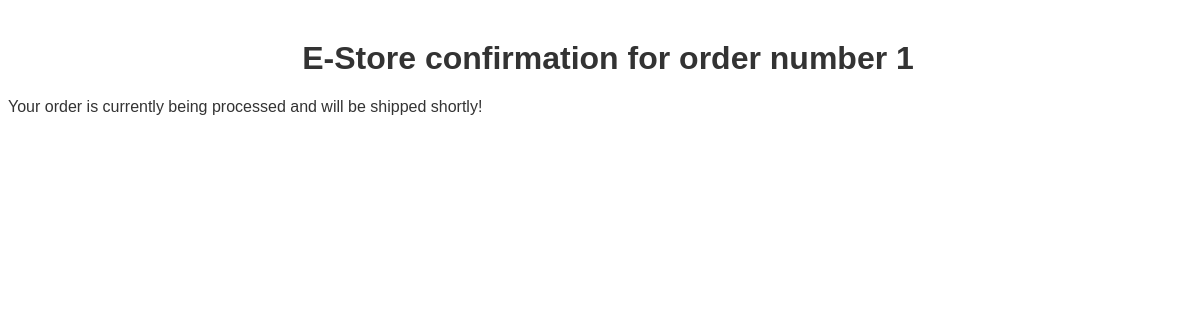
The page /order_confirmation/ on the database as committed earlier.
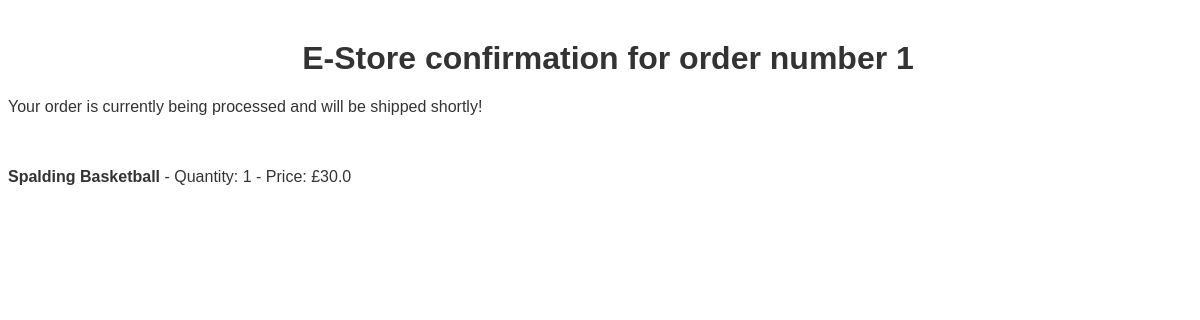
The same page on the database as committed later.
### apps/order/models.py (models this page shows, shortened)
class Order(models.Model):
    ORDERED = 'ordered'
    SHIPPED = 'shipped'
    ARRIVED = 'arrived'
    STATUS_CHOICES = (
        (ORDERED, 'ordered'),
        (SHIPPED, 'shipped'),
        (ARRIVED, 'arrived'),
    )
    user = models.ForeignKey(User, related_name='orders', on_delete=models.SET_NULL, blank=True, null=True)
    first_name = models.CharField(max_length=100)
    last_name = models.CharField(max_length=100)
    email = models.CharField(max_length=100)
    address = models.CharField(max_length=100)
    postcode = models.CharField(max_length=100)
    city = models.CharField(max_length=100)
    phone = models.CharField(max_length=100)
    created_at = models.DateTimeField(auto_now_add=True)
    paid = models.BooleanField(default=False)
    amount_paid = models.FloatField(blank=True, null=True)
    used_coupon = models.CharField(max_length=50, blank=True, null=True)
    payment_intent = models.CharField(max_length=255)
    date_shipped = models.DateTimeField(blank=True, null=True)
    status = models.CharField(
                                max_length=20,
                                choices=STATUS_CHOICES,
                                default=ORDERED)

class Item(models.Model):
    order = models.ForeignKey(Order,
                              related_name='items',
                              on_delete=models.CASCADE)
    product = models.ForeignKey(Product, related_name='items',
                                on_delete=models.DO_NOTHING)
    price = models.FloatField()
    quantity = models.IntegerField(default=1)

### apps/store/models.py (models this page shows, shortened)
class Product(models.Model):
    category = models.ForeignKey(Category, related_name='products', on_delete=models.CASCADE)
    parent = models.ForeignKey('self', related_name='variants', on_delete=models.CASCADE, blank=True, null=True)
    title = models.CharField(max_length=255)
    slug = models.SlugField(max_length=255)
    description = models.TextField(blank=True, null=True)
    price = models.FloatField()
    featured = models.BooleanField(default=False)
    num_available = models.IntegerField(default=3)
    num_visits = models.IntegerField(default=0)
    last_visit = models.DateTimeField(blank=True, null=True)
    image = models.ImageField(upload_to="images/", blank=True, null=True)
    thumbnail = models.ImageField(upload_to="images/", blank=True, null=True)
    date_added = models.DateTimeField(auto_now_add=True)
    class Meta:
        ordering = ('-date_added',)

### apps/core/views.py (the view)
# urls.py: path('order_confirmation/', order_confirmation, name='order_confirmation'),
def order_confirmation(request):
    order = Order.objects.get(pk=1)
    return render(request, 'order_confirmation.html', {'order': order})

### apps/cart/context_processors.py (called while the page is built)
def cart(request):
    return{'cart': Cart(request)}

### apps/store/context_processors.py (called while the page is built)
def category_menu(request):
    categories = Category.objects.filter(parent=None)
    return {'category_menu': categories}

### apps/core/templates/order_confirmation.html (shortened to what this page needs)
<html>
    <head>
    </head>
    <body>
        <table width="100%" cellspacing="0" cellpadding="0">
            <tr>
                <td>
                    <center>
                        <h1>E-Store confirmation for order number {{ order.id}}</h1>
                    </center>
                </td>
            </tr>
            <tr>
                <br><br>
                <td>
                    <p> Your order is currently being processed and will be shipped shortly!</p>
                </td>
            </tr>
            <tr>
                <td>
                    <br><br>
                    {% for item in order.items.all %}
                        <p><strong>{{ item.product.title|title }}</strong> - Quantity: {{ item.quantity }} - Price: £{{ item.product.price }}</p>
                    {% endfor %}
                </td>
            </tr>
        </table>
    </body>
</html>

### apps/core/templates/order_confirmation.html (style rules this page uses)
html { width: 100%; -webkit-text-size-adjust: 100%; -webkit-background-size: 100%; }
body { width: 100%; font-family: arial; font-size: 14px; background-color: #fff; color: #333; }

Rows that differ between the two databases and show on the page:
added Item: product "Spalding Basketball", quantity "1", product.price "30.0"
